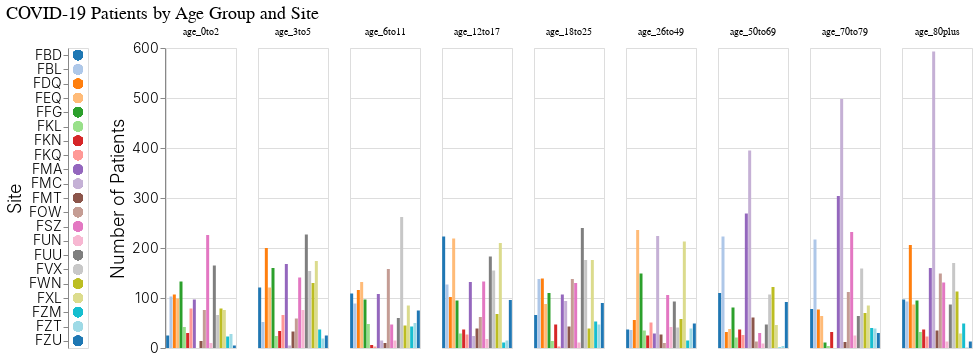

Notebook cell for this chart:
### Code cell
click = alt.selection_multi(encodings=['color'])

def apply_theme(base):
    return base.configure_axis(
        labelFontSize=14,
        labelFontWeight=300,
        titleFontSize=18,
        titleFontWeight=300
    ).configure_title(fontSize=18, fontWeight=400, anchor="start")
    
def demographics_chart():     
    base = alt.Chart(df).mark_bar().encode(
        x=alt.X('siteid:N', title="Site",sort="x", axis=None),
        y=alt.Y(f"sum(num_patients):Q", title="Number of Patients", axis=alt.Axis(tickCount=5)),
        column=alt.Column('age_group:O', title="", sort=['age_0to2', 
                                                         'age_3to5',
                                                         'age_6to11',
                                                         'age_12to17', 
                                                         'age_18to25',
                                                         'age_26to49',
                                                         'age_50to69',
                                                         'age_70to79',
                                                         'age_80plus']),
        
        color=alt.Color("siteid:N", title="Site", scale=alt.Scale(scheme="category20"), legend=None),
        tooltip=[siteid, f"sum(num_patients)"]
    ).properties(
        width=70,
        height=300
    ).transform_filter(
        click
    )
        
    return base.interactive()

def site_chart():     
    base = alt.Chart(df).mark_circle(size=100).encode(
        y=alt.Y('siteid:N', title="Site",sort="y"),
        color=alt.condition( click, alt.Color("siteid:N", title="Site", scale=alt.Scale(scheme="category20"), legend=None), alt.value('gray') ),
    ).properties(
        selection=click        
    ).properties(
        title="",
        height=300
    )
                
    return base.interactive()



apply_theme( site_chart() | demographics_chart()
    ).properties(
        title="COVID-19 Patients by Age Group and Site"
    )

### Figure 1 — Vega-Lite specification as saved in the notebook (floating-point values rounded to 4 significant figures; data arrays with more than 128 entries replaced by an {"elided": "..."} marker saying what was removed)
{"config": {"view": {"continuousWidth": 400, "continuousHeight": 300}, "axis": {"labelFontSize": 14, "labelFontWeight": 300, "titleFontSize": 18, "titleFontWeight": 300}, "title": {"anchor": "start", "fontSize": 18, "fontWeight": 400}}, "hconcat": [{"mark": {"type": "circle", "size": 100}, "encoding": {"color": {"condition": {"type": "nominal", "field": "siteid", "legend": null, "scale": {"scheme": "category20"}, "title": "Site", "selection": "selector018"}, "value": "gray"}, "y": {"type": "nominal", "field": "siteid", "sort": "y", "title": "Site"}}, "height": 300, "selection": {"selector018": {"type": "multi", "encodings": ["color"]}, "selector019": {"type": "interval", "bind": "scales", "encodings": ["x", "y"]}}, "title": ""}, {"mark": "bar", "encoding": {"color": {"type": "nominal", "field": "siteid", "legend": null, "scale": {"scheme": "category20"}, "title": "Site"}, "column": {"type": "ordinal", "field": "age_group", "sort": ["age_0to2", "age_3to5", "age_6to11", "age_12to17", "age_18to25", "age_26to49", "age_50to69", "age_70to79", "age_80plus"], "title": ""}, "tooltip": [{"type": "nominal", "field": "siteid"}, {"type": "quantitative", "aggregate": "sum", "field": "num_patients"}], "x": {"type": "nominal", "axis": null, "field": "siteid", "sort": "x", "title": "Site"}, "y": {"type": "quantitative", "aggregate": "sum", "axis": {"tickCount": 5}, "field": "num_patients", "title": "Number of Patients"}}, "height": 300, "selection": {"selector020": {"type": "interval", "bind": "scales", "encodings": ["x", "y"]}}, "transform": [{"filter": {"selection": "selector018"}}], "width": 70}], "data": {"name": "data-93e90646d86fd09a58c0a2192d26353d"}, "title": "COVID-19 Patients by Age Group and Site", "$schema": "https://vega.github.io/schema/vega-lite/v4.0.2.json", "datasets": {"data-93e90646d86fd09a58c0a2192d26353d": {"elided": "567 records"}}}
